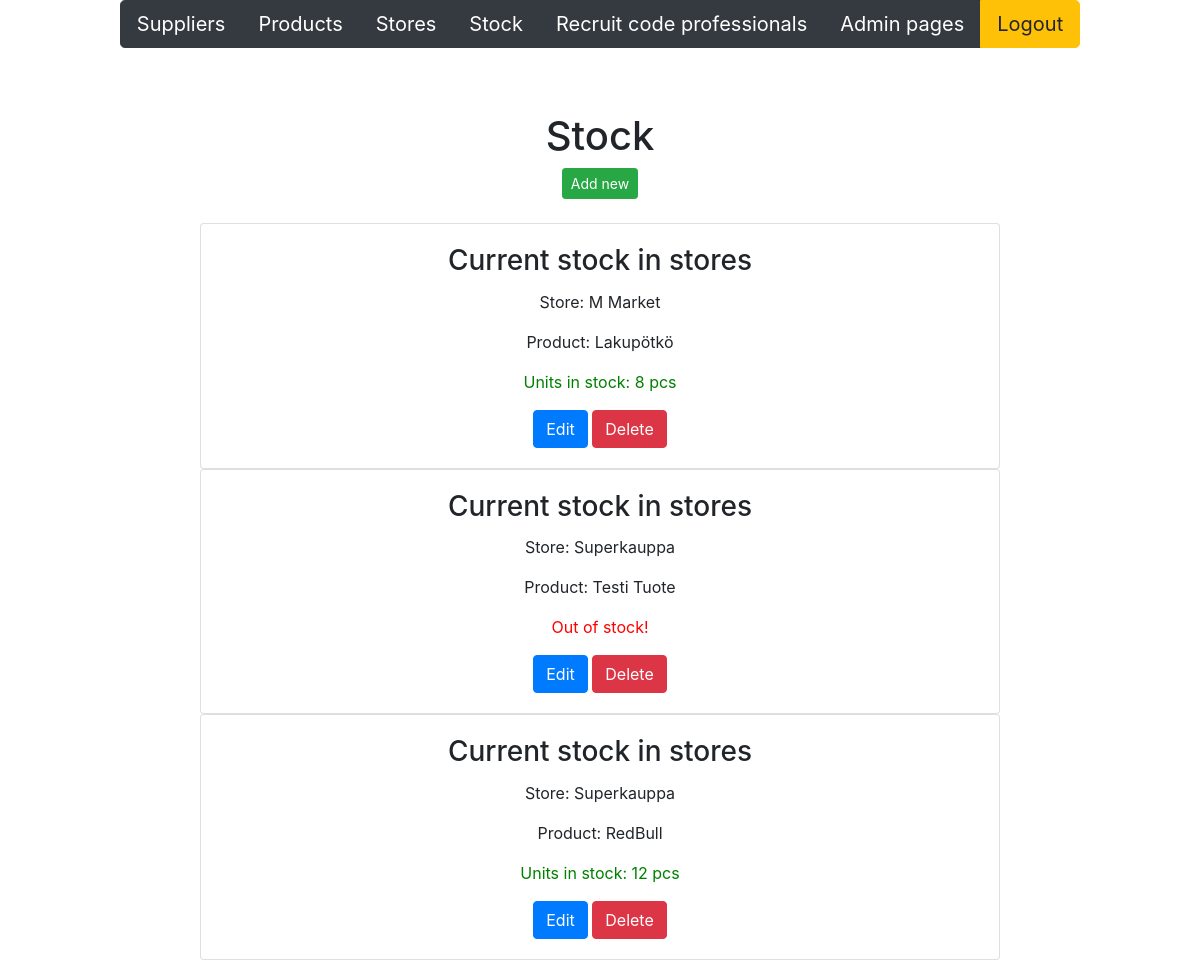
The page /stock/ (signed in) on the database its author committed.
### app/models.py (models this page shows, shortened)
class Stock(models.Model):
    store = models.ForeignKey(Store, on_delete=models.CASCADE)
    product = models.ForeignKey(Product, on_delete=models.CASCADE)
    quantity = models.IntegerField(default=0)

class Store(models.Model):
    storename = models.CharField(max_length = 50, default="kauppa")
    storemanager = models.CharField(max_length = 50, default="henkilö")
    location = models.CharField(max_length = 100, default="sijainti")
    city = models.CharField(max_length = 30, default="kaupunki")

class Product(models.Model):
    productname = models.CharField(max_length = 20, default = "laku")
    packagesize = models.CharField(max_length = 20, default = 3)
    unitprice = models.DecimalField(max_digits=8, decimal_places=2, default=1.00)
    unitsinstock = models.IntegerField(default = 3)
    supplier = models.ForeignKey(Supplier, on_delete=models.CASCADE)

### app/views.py (the view)
# urls.py: path('stock/', stocklistview),
def stocklistview(request):
    if not request.user.is_authenticated:
        return render(request, 'loginpage.html')
    else:
        stocklist = Stock.objects.all()
        storelist = Store.objects.all()
        productlist = Product.objects.all()
        context = {'stock': stocklist, 'stores': storelist, 'products': productlist}
        return render (request,"stocklist.html",context)

### app/templates/stocklist.html (shortened to what this page needs)
{% extends 'index.html' %}
{% block content %}
<br />
<br />
<h1>Stock</h1>
<button onclick="showaddform()" class="btn btn-success btn-sm">Add new</button>
<br>
<br>
{% for v in stock %}
<div class="card" style="width: 50rem;">
    <div class="card-body">
        <h3 class="card-title">Current stock in stores </h3>
        <p class="card-text">Store: {{v.store.storename}}</p>
        <p class="card-text">Product: {{v.product.productname}}</p>
        {% if v.quantity == 0 %}
        <p class="card-text" style="color: red;">Out of stock!</p>
        {% else %}
        <p class="card-text" style="color: green;">
            Units in stock: {{v.quantity}} pcs
        </p>
        {% endif %}
        <a href="/edit-stock-get/{{v.id}}/" class="btn btn-primary">Edit</a>
        <a href="/confirm-delete-stock/{{v.id}}/" class="btn btn-danger">Delete</a>
    </div>
</div>
{% empty %}
<div class="card" style="width: 50rem;">
    <div class="card-body">
        <p class="card-text">No stock found in the database </p>
    </div>
</div>
{%endfor%}
{% endblock %}

### rows shown on the page
Stock: store.storename "M Market", product.productname "Lakupötkö", quantity "8"
Stock: store.storename "Superkauppa", product.productname "Testi Tuote", quantity "Out of stock!"
Stock: store.storename "Superkauppa", product.productname "RedBull", quantity "12"
